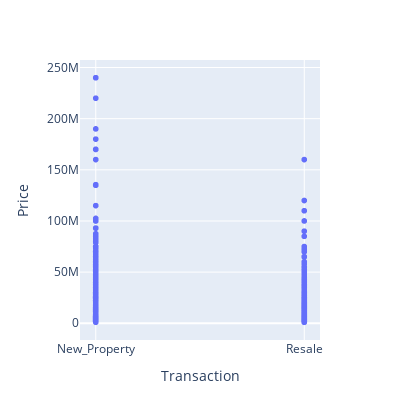

Notebook code cell kept with this figure:
### Code cell
# Transaction vs Price
fig = px.scatter(df2,x='Transaction',y='Price')
fig.update_layout(height=420,width=400)
fig.show()

### Figure 1 — Plotly figure (JSON) as saved in the notebook; plotly's stock layout.template omitted (floating-point values rounded to 4 significant figures; data arrays with more than 128 entries replaced by an {"elided": "..."} marker saying what was removed)
{"data": [{"hovertemplate": "Transaction=%{x}<br>Price=%{y}<extra></extra>", "legendgroup": "", "marker": {"color": "#636efa", "symbol": "circle"}, "mode": "markers", "name": "", "showlegend": false, "type": "scattergl", "x": {"elided": "1005 str values"}, "xaxis": "x", "y": {"elided": "1005 int values"}, "yaxis": "y"}], "layout": {"height": 420, "legend": {"tracegroupgap": 0}, "margin": {"t": 60}, "width": 400, "xaxis": {"anchor": "y", "domain": [0, 1], "title": {"text": "Transaction"}}, "yaxis": {"anchor": "x", "domain": [0, 1], "title": {"text": "Price"}}}}
